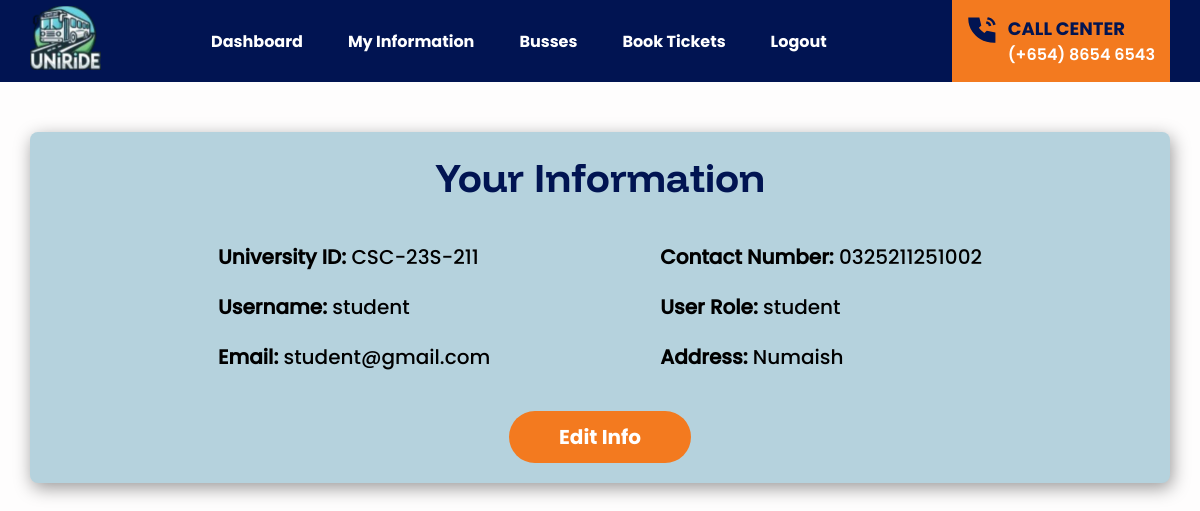
Page /student-view-info.php (signed in) on the committed database.
### tables this page shows
CREATE TABLE `users` (
  `id` int(11) NOT NULL,
  `UniId` varchar(50) NOT NULL,
  `username` varchar(50) NOT NULL,
  `password` varchar(255) NOT NULL,
  `role` enum('student','admin','faculty') DEFAULT 'student',
  `email` varchar(255) NOT NULL,
  `contact_number` varchar(15) NOT NULL,
  `Address` text DEFAULT NULL
);

### student-view-info.php (the view, shortened to what this page needs)
<?php
include 'db.php';
$username = $_SESSION['username'];
$sql = "SELECT * FROM users WHERE username = '$username'";
$result = $conn->query($sql);
if ($result->num_rows === 1) {
    $student = $result->fetch_assoc();
} else {
    die("Student information not found.");
}
?>
<!DOCTYPE html>
<html lang="en">
<head>
    <link rel="stylesheet" href="style.css">
</head>
<body>
    <div class="navigation">
        <div class="hero-column">
            <div class="nav-container">
                <div class="site-logo">
                    <ul>
                        <li><a href="index.php"><img src="images/sitelogo.svg" alt="SMIU UniRide Logo"></a></li>
                    </ul>
                </div>
                <div class="navbar">
                    <nav>
                    <ul>
                        <li><a href="student.php">Dashboard</a></li>
                        <li><a href="student-view-info.php">My Information</a></li>
                        <li><a href="student-view-bus.php">Busses</a></li>
                        <li><a href="student-book-ticket.php">Book Tickets</a></li>
                        <?php if (isset($_SESSION['username'])): ?>
                            <li><a href="logout.php">Logout</a></li>
                        <?php else: ?>
                            <li><a href="login.php">Login</a></li>
                        <?php endif; ?>
                    </ul>
                    </nav>
                </div>
                <div class="call-container">
                    <div class="call">
                        <div class="call-icon">
                            <img src="images/call-icon.svg" alt="Call Icon">
                        </div>
                        <div class="call-content">
                            <h2>CALL CENTER</h2>
                            <p><a href="tel:(+654) 8654 6543">(+654) 8654 6543</a></p>
                        </div>
                    </div>
                </div>
            </div>
        </div>
    </div>
    <main>
        <section class="student-info">
            <div class="home-container">
                <div class="main-container">
                    <h1>Your Information</h1>
                    <div class="student-info-container">
                        <div class="info-left">
                            <p><strong>University ID:</strong> <?= htmlspecialchars($student['UniId']); ?></p>
                            <p><strong>Username:</strong> <?= htmlspecialchars($student['username']); ?></p>
                            <p><strong>Email:</strong> <?= htmlspecialchars($student['email']); ?></p>
                        </div>
                        <div class="info-right">
                            <p><strong>Contact Number:</strong> <?= htmlspecialchars($student['contact_number']); ?></p>
                            <p><strong>User Role:</strong> <?= htmlspecialchars($student['role']); ?></p>
                            <p><strong>Address:</strong> <?= htmlspecialchars($student['Address']); ?></p>
                        </div>
                    </div>
                    <div class="edit-info-container">
                        <a href="edit-student-info.php" class="std-edit-info-btn">Edit Info</a>
                    </div>
                </div>
            </div>
        </section>
    </main>
</body>
</html>

### style.css (style rules this page uses)
body { font-family: poppins-reg; margin: 0; padding: 0; background-color: #FEFDFD; }
h1, h2 { font-family: funneldisplay; padding: 0; margin: 0; }
p { font-family: poppins-med; padding: 0; margin: 0; }
div { box-sizing: border-box; padding: 0; margin: 0; }
.navigation { background-color: #011452; position: sticky; top: 0; z-index: 9999999999; }
body .nav-container { max-width: 95%; margin: auto; display: flex; justify-content: space-between; column-gap: 40px; align-items: center; }
.nav-container ul { list-style-type: none; margin: 0; padding: 0; display: flex; }
.nav-container .navbar ul li { margin-right: 15px; }
.nav-container .navbar ul li a { color: white; text-decoration: none; padding: 8px 15px; border-radius: 5px; font-size: 16px; font-family: poppins-bold; }
body .nav-container .call-container { background-color: #F37A1F; padding: 15px; height: 100%; }
body .nav-container .call-container .call { display: flex; justify-content: space-between; column-gap: 10px; align-items: top; }
body .nav-container .call-container .call h2 { font-size: 18px; font-family: poppins-bold; color: #011452; padding: 0; }
body .nav-container .call-container .call p a { color: #FFFFFF; text-decoration: none; font-family: poppins-semi-bold; font-size: 16px; }
.main-container { width: 100%; background: #B5D2DD; padding: 20px; margin: 50px auto; border-radius: 8px; box-shadow: 2px 5px 18px 0 rgba(0, 0, 0, 0.4); text-align: center; }
body .main-container h1 { font-size: 40px; margin-bottom: 40px; color: #011452; }
body .home-container { max-width: 95%; width: 100%; margin: auto; }
.student-info-container { display: flex; justify-content: center; align-items: center; gap: 170px; margin-bottom: 30px; }
.student-info-container div p { font-size: 20px; }
.student-info-container .info-left, .student-info-container .info-right { text-align: left; }
.student-info-container .info-left p, .student-info-container .info-right p { margin-bottom: 20px; }
.edit-info-container { margin-bottom: 11px; }
.std-edit-info-btn { padding: 12px 50px; border: none; border-radius: 30px; background: #F37A1F; color: #ffffff; cursor: pointer; font-size: 20px; margin: auto; font-family: poppins-bold; text-decoration: none; }

### rows in the picture
users: UniId "CSC-23S-211", username "student", email "student@gmail.com", contact_number "0325211251002", role "student", Address "Numaish"
